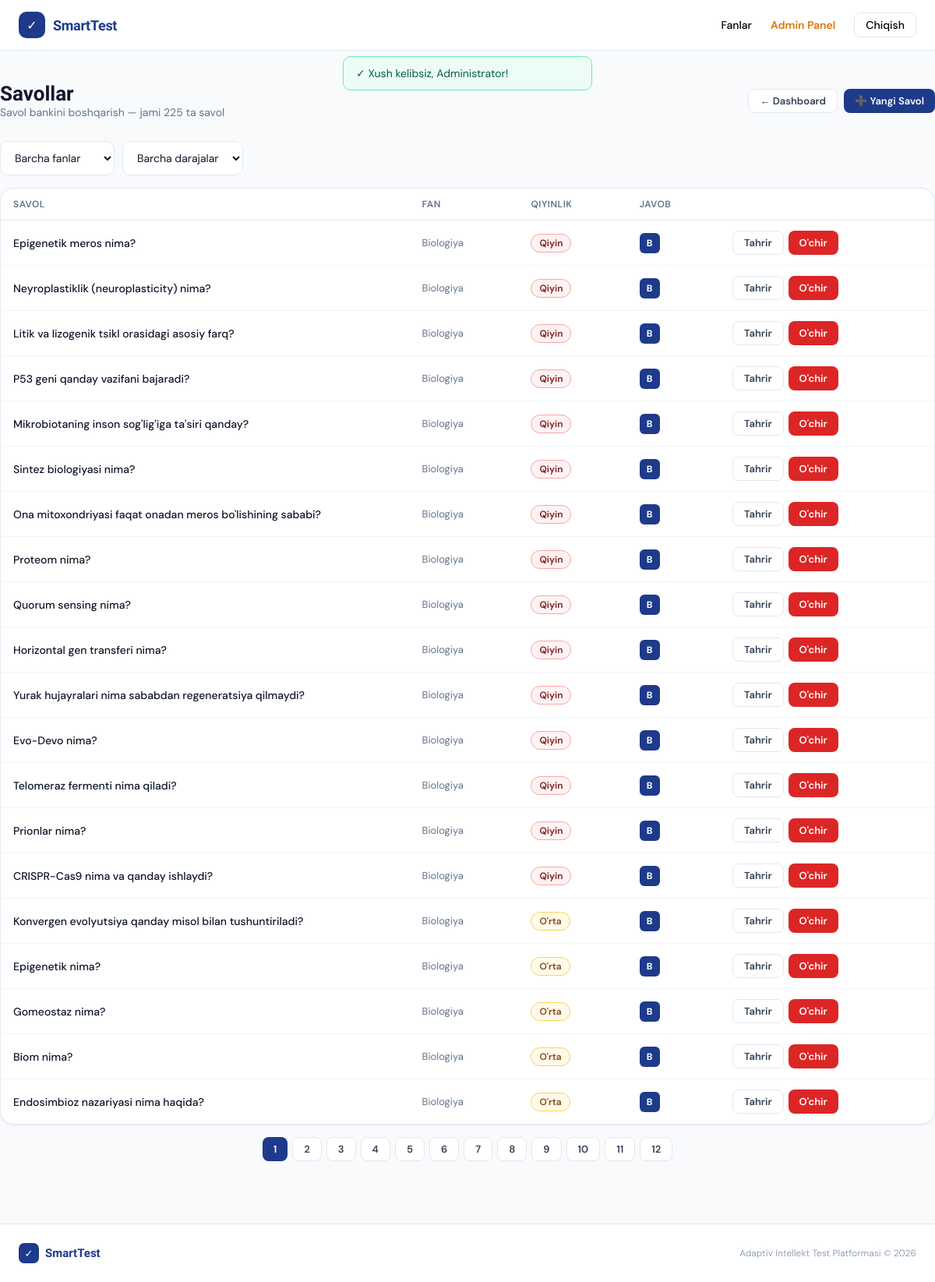
The app's page /questions.php (signed in) with its own data.
### tables this page shows
CREATE TABLE `questions` (
  `id`             INT UNSIGNED NOT NULL AUTO_INCREMENT,
  `subject_id`     INT UNSIGNED NOT NULL,
  `question_text`  TEXT NOT NULL,
  `option_a`       TEXT NOT NULL,
  `option_b`       TEXT NOT NULL,
  `option_c`       TEXT NOT NULL,
  `option_d`       TEXT NOT NULL,
  `correct_option` CHAR(1) NOT NULL,
  `difficulty`     TINYINT UNSIGNED NOT NULL DEFAULT 1,
  `created_at`     TIMESTAMP DEFAULT CURRENT_TIMESTAMP,
  PRIMARY KEY (`id`),
  KEY `idx_subject`    (`subject_id`),
  KEY `idx_difficulty` (`difficulty`),
  CONSTRAINT `fk_q_subject`
    FOREIGN KEY (`subject_id`) REFERENCES `subjects`(`id`) ON DELETE CASCADE
);

CREATE TABLE `subjects` (
  `id`          INT UNSIGNED NOT NULL AUTO_INCREMENT,
  `name`        VARCHAR(150) NOT NULL,
  `icon`        VARCHAR(20)  NOT NULL DEFAULT '📚',
  `description` TEXT,
  `created_at`  TIMESTAMP DEFAULT CURRENT_TIMESTAMP,
  PRIMARY KEY (`id`)
);

### config.php (called while the page is built, shortened)
<?php
function db(): PDO {
    static $pdo = null;
    if ($pdo === null) {
        try {
            $dsn = sprintf(
                'mysql:host=%s;dbname=%s;charset=%s',
                DB_HOST, DB_NAME, DB_CHARSET
            );
            $pdo = new PDO($dsn, DB_USER, DB_PASS, [
                PDO::ATTR_ERRMODE            => PDO::ERRMODE_EXCEPTION,
                PDO::ATTR_DEFAULT_FETCH_MODE => PDO::FETCH_ASSOC,
                PDO::ATTR_EMULATE_PREPARES   => false,
            ]);
        } catch (PDOException $e) {
            die('
<div style="font-family:system-ui;max-width:560px;margin:60px auto;padding:32px;
            background:#FEF2F2;border:1px solid #FECACA;border-radius:16px">
  <h2 style="color:#DC2626;margin:0 0 12px">❌ Database ulanmadi</h2>
  <p style="color:#7F1D1D;margin:0 0 8px">Xato: ' . htmlspecialchars($e->getMessage()) . '</p>
  <p style="color:#991B1B;margin:0;font-size:14px">
    <b>config.php</b> faylidagi DB_HOST, DB_NAME, DB_USER, DB_PASS ni tekshiring.
  </p>
</div>');
        }
    }
    return $pdo;
}
function h(string $str): string {
    return htmlspecialchars($str, ENT_QUOTES, 'UTF-8');
}
function diffLabel(int $d): string {
    return match($d) {
        1 => 'Oson',
        2 => "O'rta",
        3 => 'Qiyin',
        default => ''
    };
}

### questions.php (the view, shortened to what this page needs)
<?php
require_once '../config.php';
$filterSubject = (int)($_GET['subject_id'] ?? 0);
$filterDiff    = (int)($_GET['difficulty'] ?? 0);
$page = max(1,(int)($_GET['page'] ?? 1));
$perPage = 20;
$where = []; $params = [];
$whereStr = $where ? 'WHERE ' . implode(' AND ', $where) : '';
$total = db()->prepare("SELECT COUNT(*) FROM questions q $whereStr");
$total->execute($params);
$total = $total->fetchColumn();
$pages = ceil($total / $perPage);
$offset = ($page - 1) * $perPage;
$stmt = db()->prepare("SELECT q.*,s.name as subject_name FROM questions q JOIN subjects s ON s.id=q.subject_id $whereStr ORDER BY q.id DESC LIMIT $perPage OFFSET $offset");
$stmt->execute($params);
$questions = $stmt->fetchAll();
include '../includes/header.php';
?>
<div class="container page">
  <div style="display:flex;align-items:center;justify-content:space-between;margin-bottom:28px;flex-wrap:wrap;gap:12px">
    <div>
      <h1 style="font-size:26px;font-weight:700;color:#0F172A">Savollar</h1>
      <p style="color:#64748B;font-size:14px">Savol bankini boshqarish — jami <?= $total ?> ta savol</p>
    </div>
    <div style="display:flex;gap:8px">
      <a href="index.php" class="btn btn-secondary btn-sm">← Dashboard</a>
      <a href="?action=create" class="btn btn-primary btn-sm">➕ Yangi Savol</a>
    </div>
  </div>
  <form method="GET" style="display:flex;gap:10px;margin-bottom:16px;flex-wrap:wrap">
    <select name="subject_id" class="form-select" style="width:auto" onchange="this.form.submit()">
      <option value="">Barcha fanlar</option>
    </select>
    <select name="difficulty" class="form-select" style="width:auto" onchange="this.form.submit()">
      <option value="">Barcha darajalar</option>
    </select>
  </form>
  <div class="card" style="overflow:hidden;margin-bottom:16px">
    <table class="table">
      <thead><tr>
        <th>Savol</th><th>Fan</th><th>Qiyinlik</th><th>Javob</th><th></th>
      </tr></thead>
      <tbody>
      <?php if(empty($questions)): ?>
      <tr><td colspan="5" style="text-align:center;padding:40px;color:#94A3B8">Savollar topilmadi. <a href="?action=create" style="color:#1E3A8A">Qo'shish</a>.</td></tr>
      <?php else: foreach($questions as $q): ?>
      <tr>
        <td style="max-width:320px">
          <p style="font-size:14px;font-weight:500;color:#0F172A;overflow:hidden;display:-webkit-box;-webkit-line-clamp:2;-webkit-box-orient:vertical"><?= h($q['question_text']) ?></p>
        </td>
        <td style="font-size:13px;color:#64748B;white-space:nowrap"><?= h($q['subject_name']) ?></td>
        <td>
          <span class="badge <?= ['','badge-easy','badge-medium','badge-hard'][$q['difficulty']] ?>">
            <?= diffLabel($q['difficulty']) ?>
          </span>
        </td>
        <td>
          <span style="width:26px;height:26px;background:#1E3A8A;color:#fff;font-size:12px;font-weight:700;border-radius:6px;display:inline-flex;align-items:center;justify-content:center">
            <?= strtoupper($q['correct_option']) ?>
          </span>
        </td>
        <td>
          <div style="display:flex;gap:6px">
            <a href="?action=edit&id=<?= $q['id'] ?>" class="btn btn-secondary btn-sm">Tahrir</a>
            <a href="?action=delete&id=<?= $q['id'] ?>" class="btn btn-danger btn-sm" onclick="return confirm('Savolni o\'chirasizmi?')">O'chir</a>
          </div>
        </td>
      </tr>
      <?php endforeach; endif; ?>
      </tbody>
    </table>
  </div>
  <?php if($pages > 1): ?>
  <div style="display:flex;gap:6px;justify-content:center;flex-wrap:wrap">
    <?php for($i=1;$i<=$pages;$i++): ?>
    <a href="?page=<?= $i ?>&subject_id=<?= $filterSubject ?>&difficulty=<?= $filterDiff ?>" class="btn <?= $i==$page?'btn-primary':'btn-secondary' ?> btn-sm"><?= $i ?></a>
    <?php endfor; ?>
  </div>
  <?php endif; ?>
</div>
<?php include '../includes/footer.php'; ?>

### header.php (style rules this page uses)
* { margin:0;padding:0;box-sizing:border-box }
body { font-family:'DM Sans',sans-serif;background:#F8FAFC;color:#0F172A;min-height:100vh }
h1,h2,h3,h4 { font-family:'Sora',sans-serif }
.btn { display:inline-flex;align-items:center;gap:8px;padding:9px 18px;border-radius:10px;font-size:14px;font-weight:600;text-decoration:none;border:none;cursor:pointer;transition:all .2s }
.btn-primary { background:#1E3A8A;color:#fff }
.btn-secondary { background:#fff;color:#334155;border:1.5px solid #E2E8F0 }
.btn-danger { background:#DC2626;color:#fff }
.btn-sm { padding:6px 14px;font-size:13px;border-radius:8px }
.card { background:#fff;border-radius:18px;border:1px solid #E2E8F0;box-shadow:0 1px 3px rgba(0,0,0,.06) }
.form-input,.form-select,.form-textarea { width:100%;padding:11px 14px;border:1.5px solid #E2E8F0;border-radius:10px;font-size:14px;font-family:'DM Sans',sans-serif;color:#0F172A;background:#fff;transition:border-color .2s,box-shadow .2s;outline:none }
.badge { display:inline-flex;align-items:center;padding:3px 10px;border-radius:20px;font-size:12px;font-weight:600 }
.badge-medium { background:#FFFBEB;color:#92400E;border:1px solid #FCD34D }
.badge-hard { background:#FEF2F2;color:#7F1D1D;border:1px solid #FCA5A5 }
.table { width:100%;border-collapse:collapse;font-size:14px }
.table th { text-align:left;padding:12px 16px;font-size:12px;font-weight:600;color:#64748B;text-transform:uppercase;letter-spacing:.5px;border-bottom:1px solid #E2E8F0 }
.table td { padding:13px 16px;border-bottom:1px solid #F1F5F9;color:#334155;vertical-align:middle }
.table tr:last-child td { border-bottom:none }
.container { max-width:1200px;margin:0 auto;padding:0 24px }
.page { padding:40px 0 80px }

### records on screen
questions: question_text "Epigenetik meros nima?", subject.name "Biologiya", difficulty "Qiyin", correct_option "B"
questions: question_text "Neyroplastiklik (neuroplasticity) nima?", subject.name "Biologiya", difficulty "Qiyin", correct_option "B"
questions: question_text "Litik va lizogenik tsikl orasidagi asosiy farq?", subject.name "Biologiya", difficulty "Qiyin", correct_option "B"
questions: question_text "P53 geni qanday vazifani bajaradi?", subject.name "Biologiya", difficulty "Qiyin", correct_option "B"
questions: question_text "Mikrobiotaning inson sog'lig'iga ta'siri qanday?", subject.name "Biologiya", difficulty "Qiyin", correct_option "B"
questions: question_text "Sintez biologiyasi nima?", subject.name "Biologiya", difficulty "Qiyin", correct_option "B"
questions: question_text "Ona mitoxondriyasi faqat onadan meros bo'lishining sababi?", subject.name "Biologiya", difficulty "Qiyin", correct_option "B"
questions: question_text "Proteom nima?", subject.name "Biologiya", difficulty "Qiyin", correct_option "B"
questions: question_text "Quorum sensing nima?", subject.name "Biologiya", difficulty "Qiyin", correct_option "B"
questions: question_text "Horizontal gen transferi nima?", subject.name "Biologiya", difficulty "Qiyin", correct_option "B"
questions: question_text "Yurak hujayralari nima sababdan regeneratsiya qilmaydi?", subject.name "Biologiya", difficulty "Qiyin", correct_option "B"
questions: question_text "Evo-Devo nima?", subject.name "Biologiya", difficulty "Qiyin", correct_option "B"
questions: question_text "Telomeraz fermenti nima qiladi?", subject.name "Biologiya", difficulty "Qiyin", correct_option "B"
questions: question_text "Prionlar nima?", subject.name "Biologiya", difficulty "Qiyin", correct_option "B"
questions: question_text "CRISPR-Cas9 nima va qanday ishlaydi?", subject.name "Biologiya", difficulty "Qiyin", correct_option "B"
questions: question_text "Konvergen evolyutsiya qanday misol bilan tushuntiriladi?", subject.name "Biologiya", difficulty "O'rta", correct_option "B"
questions: question_text "Epigenetik nima?", subject.name "Biologiya", difficulty "O'rta", correct_option "B"
questions: question_text "Gomeostaz nima?", subject.name "Biologiya", difficulty "O'rta", correct_option "B"
questions: question_text "Biom nima?", subject.name "Biologiya", difficulty "O'rta", correct_option "B"
questions: question_text "Endosimbioz nazariyasi nima haqida?", subject.name "Biologiya", difficulty "O'rta", correct_option "B"

### other values on screen
$s "Xush kelibsiz, Administrator!"
$total "225"
